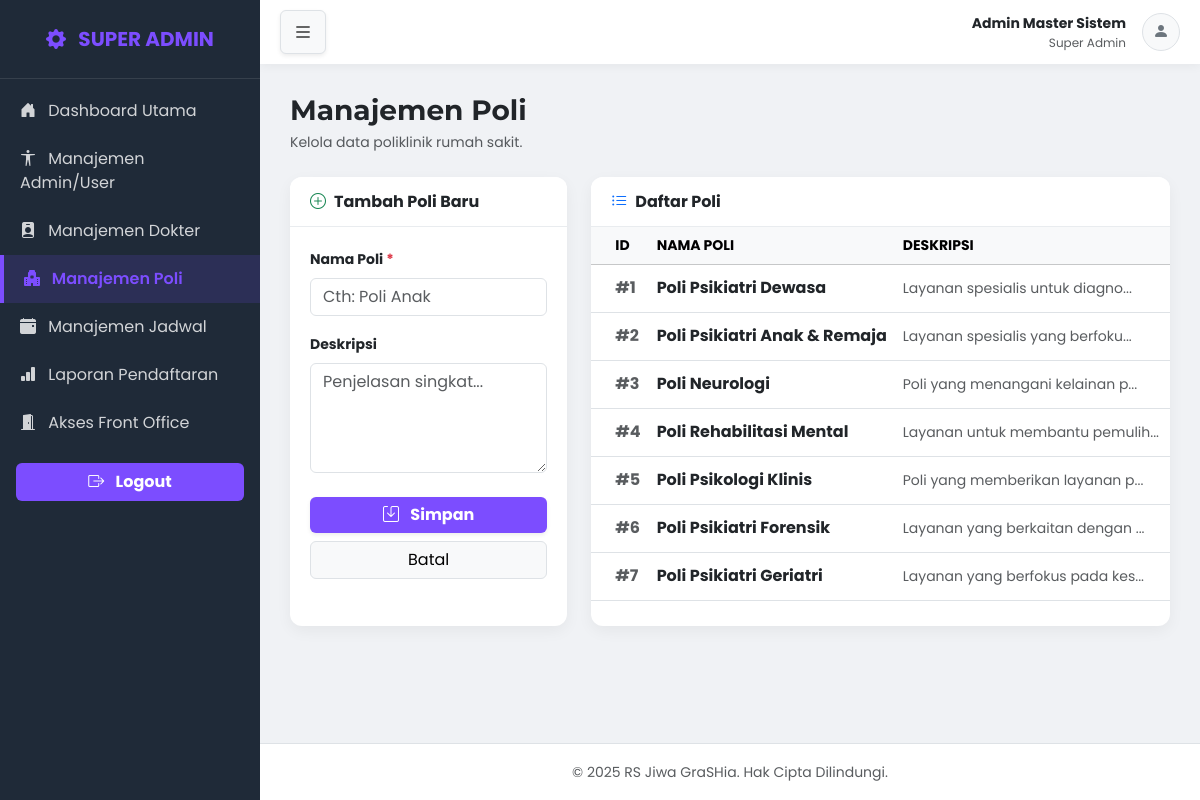
Screenshot of /poli_list.php (signed in) with the database file from the repository.
### tables this page shows
CREATE TABLE `poli` (
  `poli_id` int(11) NOT NULL,
  `nama_poli` varchar(50) NOT NULL,
  `kode_antrian` varchar(5) NOT NULL DEFAULT 'Z',
  `deskripsi` text DEFAULT NULL
);

### poli_list.php (the view, shortened to what this page needs)
<?php
include "koneksi.php";
$nama_lengkap_admin = htmlspecialchars($_SESSION['nama_lengkap'] ?? 'User');
$role_admin = htmlspecialchars($_SESSION['role'] ?? 'Guest');
$current_file = basename($_SERVER['PHP_SELF']);
$menu_items = [
    [ 'title' => 'Dashboard Utama', 'icon' => 'bi-house-door-fill', 'link' => 'superadmin_dashboard.php' ],
    [ 'title' => 'Manajemen Admin/User', 'icon' => 'bi-universal-access', 'link' => 'admin_list.php' ],
    [ 'title' => 'Manajemen Dokter', 'icon' => 'bi-person-badge-fill', 'link' => 'dokter_list.php' ],
    [ 'title' => 'Manajemen Poli', 'icon' => 'bi-hospital-fill', 'link' => 'poli_list.php' ],
    [ 'title' => 'Manajemen Jadwal', 'icon' => 'bi-calendar-event-fill', 'link' => 'jadwal_list.php' ],
    [ 'title' => 'Laporan Pendaftaran', 'icon' => 'bi-bar-chart-fill', 'link' => 'report.php' ],
    [ 'title' => 'Akses Front Office', 'icon' => 'bi-door-open-fill', 'link' => 'frontoffice_dashboard.php' ],
];
?>
<!DOCTYPE html>
<html lang="id">
<head>
    <link href="https://cdn.jsdelivr.net/npm/bootstrap@5.3.3/dist/css/bootstrap.min.css" rel="stylesheet">
    <link rel="stylesheet" href="https://cdn.jsdelivr.net/npm/bootstrap-icons@1.11.3/font/bootstrap-icons.min.css">
</head>
<body>
<div id="wrapper">
    <div id="sidebar-wrapper">
        <div class="sidebar-heading">
            <i class="bi bi-gear-fill me-2"></i> SUPER ADMIN
        </div>
        <div class="list-group list-group-flush mt-2">
            <?php foreach ($menu_items as $item):
                $active_class = ($item['link'] == $current_file) ? 'active-menu' : '';
            ?>
                <a href="<?php echo $item['link']; ?>" class="list-group-item list-group-item-action <?php echo $active_class; ?>">
                    <i class="bi <?php echo $item['icon']; ?> me-2"></i> <?php echo $item['title']; ?>
                </a>
            <?php endforeach; ?>
        </div>
        <div class="mt-auto p-3 mb-3">
             <a class="btn w-100 fw-bold" href="logout.php" style="background-color: var(--primary-highlight); color: white;">
                 <i class="bi bi-box-arrow-right me-2"></i> Logout
             </a>
        </div>
    </div>
    <div id="page-content-wrapper">
        <nav class="navbar navbar-expand-lg navbar-light navbar-top sticky-top">
            <div class="container-fluid px-0">
                <button class="btn btn-light border shadow-sm" id="sidebarToggle">
                    <i class="bi bi-list fs-5"></i>
                </button>
                <div class="ms-auto d-flex align-items-center">
                    <div class="d-none d-md-block text-end me-3">
                        <span class="d-block fw-bold small text-dark"><?php echo $nama_lengkap_admin; ?></span>
                        <span class="d-block text-muted" style="font-size: 0.75rem;"><?php echo $role_admin; ?></span>
                    </div>
                    <div class="bg-light rounded-circle d-flex align-items-center justify-content-center border" style="width: 38px; height: 38px;">
                        <i class="bi bi-person-fill text-secondary"></i>
                    </div>
                </div>
            </div>
        </nav>
        <div class="main-content">
            <div class="mb-4">
                <h3 class="fw-bold text-dark mb-1">Manajemen Poli</h3>
                <p class="text-muted small mb-0">Kelola data poliklinik rumah sakit.</p>
            </div>
            <div class="row g-4"> <div class="col-12 col-lg-4">
                    <div class="card card-custom h-100">
                        <div class="card-header-custom">
                            <h6 class="mb-0 fw-bold" id="form-title"><i class="bi bi-plus-circle me-2 text-success"></i>Tambah Poli Baru</h6>
                        </div>
                        <div class="card-body">
                            <form method="post" action="<?php echo htmlspecialchars($_SERVER["PHP_SELF"]);?>">
                                <div class="mb-3">
                                    <label for="nama_poli" class="form-label small fw-bold">Nama Poli <span class="text-danger">*</span></label>
                                    <input type="text" class="form-control" id="nama_poli" name="nama_poli" required placeholder="Cth: Poli Anak">
                                </div>
                                <div class="mb-3">
                                    <label for="deskripsi" class="form-label small fw-bold">Deskripsi</label>
                                    <textarea class="form-control" id="deskripsi" name="deskripsi" rows="4" placeholder="Penjelasan singkat..."></textarea>
                                </div>
                                <div class="d-grid gap-2 mt-4">
                                    <button type="submit" class="btn btn-theme shadow-sm fw-bold" id="submit-button">
                                        <i class="bi bi-save me-2"></i> Simpan
                                    </button>
                                    <button type="button" class="btn btn-light border" onclick="resetForm()">Batal</button>
                                </div>
                            </form>
                        </div>
                    </div>
                </div>
                <div class="col-12 col-lg-8">
                    <div class="card card-custom h-100">
                        <div class="card-header-custom d-flex justify-content-between align-items-center">
                            <h6 class="mb-0 fw-bold"><i class="bi bi-list-ul me-2 text-primary"></i>Daftar Poli</h6>
                        </div>
                        <div class="card-body p-0">
                            <?php
                            $sql = "SELECT poli_id, nama_poli, deskripsi FROM poli ORDER BY poli_id ASC";
                            $result = mysqli_query($conn, $sql);
                            if ($result && mysqli_num_rows($result) > 0) {
                                echo '<div class="table-responsive">';
                                echo '<table class="table table-hover align-middle mb-0" style="min-width: 600px;">';
                                echo '<thead class="table-light text-secondary small text-uppercase"><tr><th class="ps-4">ID</th><th>Nama Poli</th><th>Deskripsi</th><th class="text-center pe-4">Aksi</th></tr></thead>';
                                echo '<tbody>';
                                while($row = mysqli_fetch_assoc($result)) {
                                    echo "<tr>";
                                    echo "<td class='ps-4 fw-bold text-muted'>#" . $row['poli_id'] . "</td>";
                                    echo "<td><span class='fw-bold text-dark'>" . htmlspecialchars($row['nama_poli']) . "</span></td>";
                                    $desc = htmlspecialchars($row['deskripsi'] ?? '-');
                                    if(strlen($desc) > 30) $desc = substr($desc, 0, 30) . '...';
                                    echo "<td class='text-muted small'>" . $desc . "</td>";
                                    echo '<td class="text-center pe-4">';
                                    echo "</td>";
                                    echo "</tr>";
                                }
                                echo '</tbody>';
                                echo '</table>';
                                echo '</div>';
                            } else {
                                echo '<div class="p-5 text-center">';
                                echo '<i class="bi bi-inbox display-4 text-muted opacity-50"></i>';
                                echo '<p class="mt-3 text-muted small">Belum ada data poli.</p>';
                                echo '</div>';
                            }
                            ?>
                        </div>
                    </div>
                </div>
            </div>
        </div>
        <footer class="mt-auto py-3 bg-white text-center border-top">
            <span class="text-muted small">&copy; <?php echo date("Y"); ?> RS Jiwa GraSHia. Hak Cipta Dilindungi.</span>
        </footer>
    </div>
</div>
</body>
</html>

### poli_list.php (style rules this page uses)
:root { --sidebar-width: 260px; --sidebar-bg: #1f2a38; --sidebar-color: #f8f9fa; --primary-highlight: #7c4dff; --main-font: 'Poppins', sans-serif; --heading-font: 'Montserrat', sans-serif; }
body { background-color: #f0f2f5; font-family: var(--main-font); overflow-x: hidden; }
h1, h2, h3, h4, h5 { font-family: var(--heading-font); }
#wrapper { display: flex; width: 100%; align-items: stretch; transition: all 0.3s; }
#sidebar-wrapper { min-width: var(--sidebar-width); max-width: var(--sidebar-width); background: var(--sidebar-bg); color: var(--sidebar-color); transition: all 0.3s; position: fixed; height: 100vh; z-index: 1050; left: calc(var(--sidebar-width) * -1); overflow-y: auto; }
#page-content-wrapper { width: 100%; min-height: 100vh; transition: all 0.3s; display: flex; flex-direction: column; }
@media (min-width: 992px) { #sidebar-wrapper { left: 0; } }
@media (min-width: 992px) { #page-content-wrapper { margin-left: var(--sidebar-width); } }
.sidebar-heading { padding: 1.5rem 1rem; font-size: 1.25rem; color: var(--primary-highlight); border-bottom: 1px solid rgba(255, 255, 255, 0.1); font-weight: 700; text-align: center; }
.list-group-item { background: transparent; color: rgba(255,255,255,0.8); border: none; padding: 12px 20px; }
.list-group-item.active-menu { background: rgba(124, 77, 255, 0.15); color: var(--primary-highlight); border-left: 4px solid var(--primary-highlight); font-weight: 600; }
.navbar-top { background-color: white !important; box-shadow: 0 2px 10px rgba(0,0,0,.05); padding: 10px 20px; z-index: 1020; }
.main-content { padding: 20px; }
@media (min-width: 768px) { .main-content { padding: 30px; } }
.card-custom { border: none; border-radius: 12px; box-shadow: 0 5px 15px rgba(0,0,0,0.05); background-color: white; margin-bottom: 25px; }
.card-header-custom { background-color: white; border-bottom: 1px solid #e9ecef; padding: 15px 20px; border-radius: 12px 12px 0 0 !important; }
.card-body { padding: 20px; }
.btn-theme { background-color: var(--primary-highlight); color: white; border: none; }
.table-responsive { white-space: nowrap; }
.table th, .table td { vertical-align: middle; }

### rows the page displays
poli: poli_id "1", nama_poli "Poli Psikiatri Dewasa", deskripsi "Layanan spesialis untuk diagno..."
poli: poli_id "2", nama_poli "Poli Psikiatri Anak & Remaja", deskripsi "Layanan spesialis yang berfoku..."
poli: poli_id "3", nama_poli "Poli Neurologi", deskripsi "Poli yang menangani kelainan p..."
poli: poli_id "4", nama_poli "Poli Rehabilitasi Mental", deskripsi "Layanan untuk membantu pemulih..."
poli: poli_id "5", nama_poli "Poli Psikologi Klinis", deskripsi "Poli yang memberikan layanan p..."
poli: poli_id "6", nama_poli "Poli Psikiatri Forensik", deskripsi "Layanan yang berkaitan dengan ..."
poli: poli_id "7", nama_poli "Poli Psikiatri Geriatri", deskripsi "Layanan yang berfokus pada kes..."

### other values shown
$item['title'] "Dashboard Utama"
$item['title'] "Manajemen Admin/User"
$item['title'] "Manajemen Dokter"
$item['title'] "Manajemen Poli"
$item['title'] "Manajemen Jadwal"
$item['title'] "Laporan Pendaftaran"
$item['title'] "Akses Front Office"
$nama_lengkap_admin "Admin Master Sistem"
$role_admin "Super Admin"
